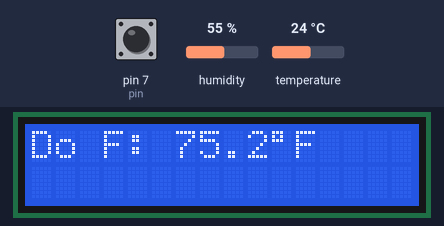
Recording of a sketch running on a simulated Arduino Uno, built with avr-gcc and run on an emulated ATmega328P. Shown: 16×2 character LCD. Inputs (shaded band) come from the test bench; at power-on: pin 7 (pin) HIGH, temperature 24 °C, humidity 55 %.

Above: at 2.2 s.
2.3 s: pin 7 (pin) pulled LOW for 0.15 s
At 3.6 s:
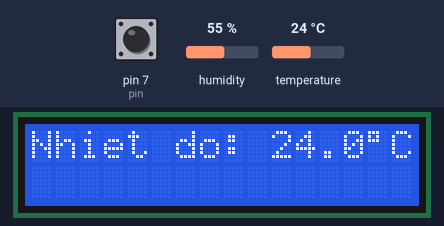
3.9 s: temperature set to 12 °C
At 6.0 s:
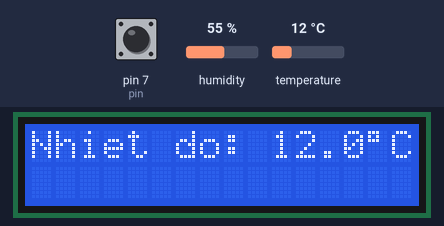
6.6 s: pin 7 (pin) pulled LOW for 1 s
At 8.4 s:
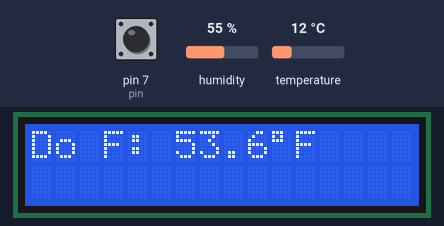
9.1 s: temperature set to 19 °C
At 10.3 s:
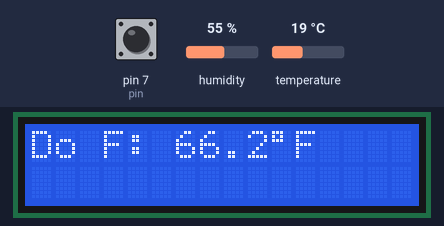
10.7 s: temperature set to 28 °C
At 12.0 s:
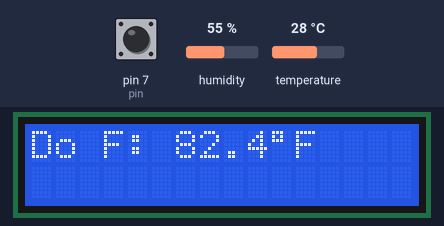
12.7 s: pin 7 (pin) pulsed LOW 2 times (0.12 s each, 0.3 s apart)
At 14.6 s:
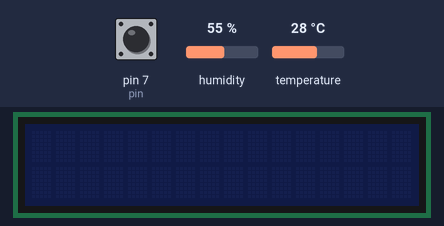
Timing chart, 0 to 15.8 s (numbered marks = the images above; inputs shaded):
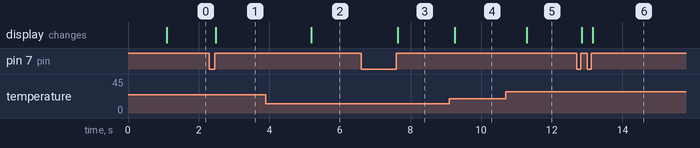

Measured:
- after the input at 2.3 s, the display: changes after 0.18 s (image 1)
- after the input at 3.9 s, the display: changes after 1.3 s (image 2)
- after the input at 6.6 s, the display: changes after 1.0 s (image 3)
- after the input at 9.1 s, the display: changes after 0.15 s (image 4)
- after the input at 10.7 s, the display: changes after 0.59 s (image 5)
- after the input at 12.7 s, the display: first changes after 0.15 s (image 6 shows a later state)

The sketch:

LCD.ino
```cpp
#include <SPI.h>
#include <Wire.h>
#include <LiquidCrystal_I2C.h>
LiquidCrystal_I2C lcd(0x3F,16,2);
// LiquidCrystal_I2C lcd(0x27,16,2); // LCD của Vinh
#include "DHT.h"
#define DHT11Pin 4
#define DHTType DHT11 // Chọn loại cảm biến DHT11
DHT HT(DHT11Pin, DHTType);

float humi; // Biến để lưu giá trị độ ẩm
float tempC; // Biến để lưu giá trị nhiệt độ theo độ C
float tempF; // Biến để lưu giá trị nhiệt độ theo độ F

int pin = 7; // Nút ấn
int lastButtonState = LOW;
int buttonState;
unsigned long lastPressTime = 0; // Biến để lưu thời gian lần nhấn cuối cùng
bool displayTempC = true; // Biến để kiểm tra hiển thị nhiệt độ theo độ C hoặc độ F
bool lcdActive = true; // Biến để kiểm tra xem LCD có đang hoạt động hay không

int countButton = 0;

void setup() {
  pinMode(pin, INPUT);
  digitalWrite(pin, HIGH); // Kích hoạt pull-up resistor

  lcd.init();
  lcd.backlight(); // Bật đèn nền
  lcd.setCursor(2,0);
  Serial.begin(9600); // Bắt đầu kết nối với Serial Monitor ở tốc độ 9600 baud rate (bit mỗi giây)
  HT.begin(); // Khởi động cảm biến DHT
  delay(1000); // Chờ 1 giây
}

void loop() {
  buttonState = digitalRead(pin);
  unsigned long currentTime = millis();


  if (buttonState != lastButtonState) {
    if (buttonState == HIGH) { // Nếu nút được nhấn
      if (currentTime - lastPressTime < 500) { // Nếu thời gian giữa hai lần nhấn nhỏ hơn 500ms
        lcdActive = false;
        if (!lcdActive) { // Nếu LCD bị tắt
          lcd.clear();
          lcd.noBacklight(); // Tắt đèn nền của LCD
        }
      } else {
        if (!lcdActive) {
          lcdActive = true;
          lcd.backlight();
        };
        displayTempC = !displayTempC; // Đảo ngược giá trị hiển thị nhiệt độ
        lcd.clear(); // Xóa màn hình LCD
        // delay(200); // Chờ 200ms để tránh xử lý nhanh quá khi nút được nhấn
      }
      lastPressTime = currentTime; // Cập nhật thời gian lần nhấn cuối cùng
    }
  }

  lastButtonState = buttonState;

  if (lcdActive) { // Nếu LCD đang hoạt động
    humi = HT.readHumidity(); // Đọc giá trị độ ẩm từ cảm biến
    tempC = HT.readTemperature(); // Đọc giá trị nhiệt độ theo độ C từ cảm biến
    tempF = HT.readTemperature(true); // Đọc giá trị nhiệt độ theo độ F từ cảm biến

    lcd.setCursor(0,0);
    if (displayTempC) { // Nếu đang hiển thị theo độ C
      lcd.print("Nhiet do: ");
      lcd.print(tempC, 1);
      lcd.print(char(223));
      lcd.print("C");
    } else { // Nếu đang hiển thị theo độ F
      lcd.print("Do F: ");
      lcd.print(tempF, 1);
      lcd.print(char(223));
      lcd.print("F");
    }
  }

  delay(10);
}
```
